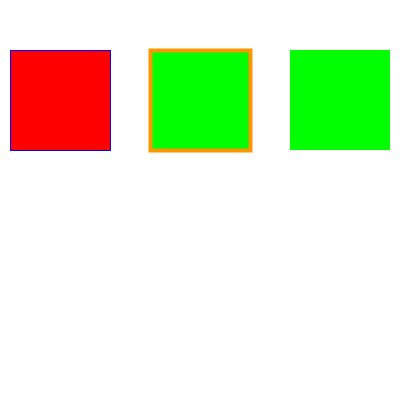
Frame 1 (no input)
Frame 60 (the mouse pressed at the canvas centre just before this capture): identical to frame 1, image omitted
Frame 120 (the mouse held since frame 60 and released just before this capture): identical to frame 1, image omitted

The Processing sketch that drew this single still picture (run headless with seeded random() and noise(); from frame 60 on, the mouse is pressed at the canvas centre):

// Processing sketch: formas_con_colores
// ── formas_con_colores.pde
void setup() {
  size(400, 400);
}

void draw() {
  background(255); //fondo blanco

  strokeWeight(1);
  stroke(0, 0, 255); //linea azul
  fill(255, 0, 0); //relleno de color rojo
  rect(10, 50, 100, 100);

  strokeWeight(4);
  stroke(250, 150, 0); //linea naranja
  fill (0, 255, 0);//relleno de color verde
  rect (150, 50, 100, 100);

  noStroke(); //funcion para desactivar la linea de outline
  rect (290, 50, 100, 100); //queda de color verde porque es la ultima instruccion de relleno que recibió
}
